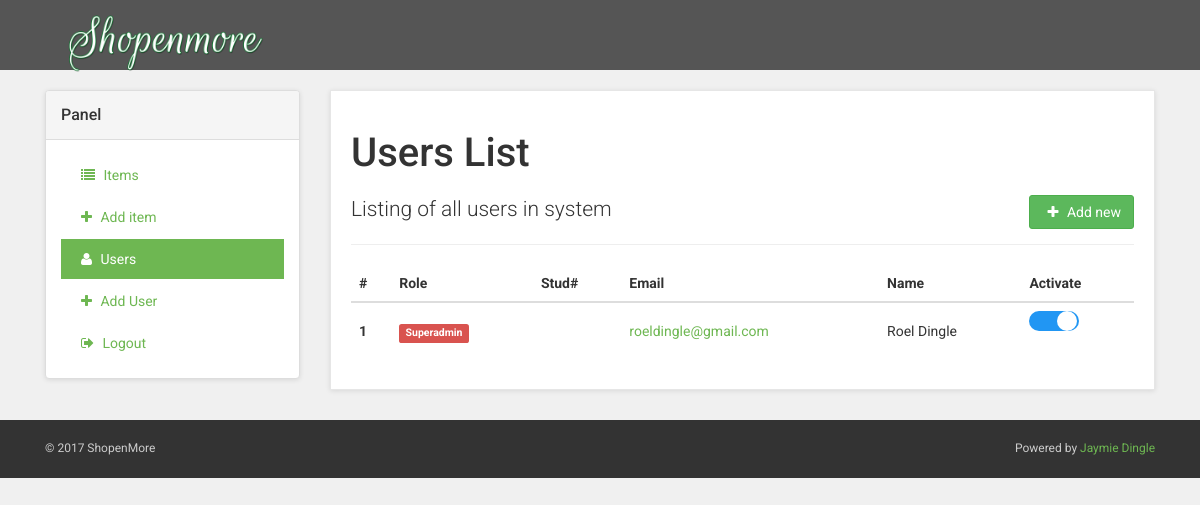
Page /admin/users.php on the earlier database version.
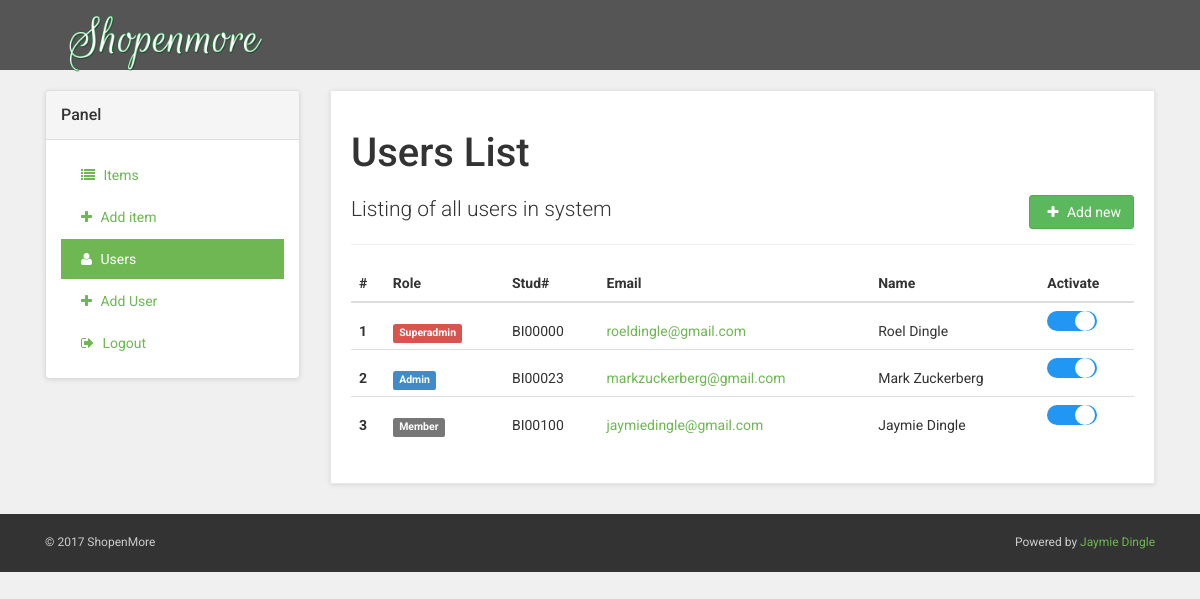
Same page on the later database version.
### tables this page shows
CREATE TABLE `tb_users` (
  `id` int(11) NOT NULL,
  `user_role_id` int(11) NOT NULL,
  `student_id` varchar(12) NOT NULL,
  `email` varchar(100) NOT NULL,
  `password` varchar(100) NOT NULL,
  `fname` varchar(50) NOT NULL,
  `mname` varchar(50) NOT NULL,
  `lname` varchar(50) NOT NULL,
  `contact` varchar(50) NOT NULL,
  `image_url` text NOT NULL,
  `is_active` tinyint(1) NOT NULL DEFAULT '0',
  `date_reg` timestamp NOT NULL DEFAULT CURRENT_TIMESTAMP
);

CREATE TABLE `tb_user_role` (
  `id` int(11) NOT NULL,
  `name` varchar(50) NOT NULL,
  `theme` varchar(12) NOT NULL
);

### libs/meekrodb.2.3.class.php (called while the page is built, shortened)
<?php
class DB {
  protected static $mdb = null;
  public static function getMDB() {
    $mdb = DB::$mdb;
    if ($mdb === null) {
      $mdb = DB::$mdb = new MeekroDB();
    }
    return $mdb;
  }
  public static function query() { $args = func_get_args(); return call_user_func_array(array(DB::getMDB(), 'query'), $args); }
  public static function queryFullColumns() { $args = func_get_args(); return call_user_func_array(array(DB::getMDB(), 'queryFullColumns'), $args); }
}
class MeekroDB {
  public $encoding = 'latin1';
  public $param_char = '%';
  public $named_param_seperator = '_';
  public $connect_options = array(MYSQLI_OPT_CONNECT_TIMEOUT => 30);
  public $internal_mysql = null;
  public function __construct($host=null, $user=null, $password=null, $dbName=null, $port=null, $encoding=null) {
    if ($encoding === null) $encoding = DB::$encoding;
    $this->encoding = $encoding;
  }
  public function get() {
    $mysql = $this->internal_mysql;
    if (!($mysql instanceof MySQLi)) {
      $mysql = new mysqli();
      foreach ($this->connect_options as $key => $value) {
        $mysql->options($key, $value);
      }
      $mysql->set_charset($this->encoding);
      $this->internal_mysql = $mysql;
    }
    return $mysql;
  }
  protected function preparseQueryParams() {
    $args = func_get_args();
    $sql = trim(strval(array_shift($args)));
    $args_all = $args;
    if (count($args_all) == 0) return array($sql);
    $param_char_length = strlen($this->param_char);
    $named_seperator_length = strlen($this->named_param_seperator);
    $types = array(
      $this->param_char . 'll',
      $this->param_char . 'ls',
      $this->param_char . 'l',
      $this->param_char . 'li',
      $this->param_char . 'ld',
      $this->param_char . 'lb',
      $this->param_char . 'lt',
      $this->param_char . 's',
      $this->param_char . 'i',
      $this->param_char . 'd',
      $this->param_char . 'b',
      $this->param_char . 't',
      $this->param_char . '?',
      $this->param_char . 'ss'
    );
    $posList = array();
    foreach ($types as $type) {
      $lastPos = 0;
      while (($pos = strpos($sql, $type, $lastPos)) !== false) {
        $lastPos = $pos + 1;
        $posList[$pos] = $type;
      }
    }
    ksort($posList);
    $chunkyQuery = array();
    $pos_adj = 0;
    foreach ($posList as $pos => $type) {
      $type = substr($type, $param_char_length);
      $length_type = strlen($type) + $param_char_length;
      $new_pos = $pos + $pos_adj;
      $new_pos_back = $new_pos + $length_type;
      $arg_number_length = 0;
      if ($arg_number_length = strspn($sql, '0123456789', $new_pos_back)) {
        $arg_number = substr($sql, $new_pos_back, $arg_number_length);
        if (! array_key_exists($arg_number, $args_all)) $this->nonSQLError("Non existent argument reference (arg $arg_number): $sql");
        $arg = $args_all[$arg_number];
      } else {
        $arg = array_shift($args);
      }
      if ($new_pos > 0) $chunkyQuery[] = substr($sql, 0, $new_pos);
      if (is_object($arg) && ($arg instanceof WhereClause)) {
        list($clause_sql, $clause_args) = $arg->textAndArgs();
        array_unshift($clause_args, $clause_sql);
        $preparsed_sql = call_user_func_array(array($this, 'preparseQueryParams'), $clause_args);
        $chunkyQuery = array_merge($chunkyQuery, $preparsed_sql);
      } else {
        $chunkyQuery[] = array('type' => $type, 'value' => $arg);
      }
      $sql = substr($sql, $new_pos_back + $arg_number_length);
      $pos_adj -= $new_pos_back + $arg_number_length;
    }
    return $chunkyQuery;
  }
  protected function escape($str) { return "'" . $this->get()->real_escape_string(strval($str)) . "'"; }
  protected function intval($var) {
    if (PHP_INT_SIZE == 8) return intval($var);
    return floor(doubleval($var));
  }
  protected function parseQueryParams() {
    $args = func_get_args();
    $chunkyQuery = call_user_func_array(array($this, 'preparseQueryParams'), $args);
    $query = '';
    $array_types = array('ls', 'li', 'ld', 'lb', 'll', 'lt');
    foreach ($chunkyQuery as $chunk) {
      if (is_string($chunk)) {
        $query .= $chunk;
        continue;
      }
      $type = $chunk['type'];
      $arg = $chunk['value'];
      $result = '';
      if ($type != '?') {
        $is_array_type = in_array($type, $array_types, true);
      }
      if ($type == 's') $result = $this->escape($arg);
      else if ($type == 'i') $result = $this->intval($arg);
      $query .= $result;
    }
    return $query;
  }
  protected function prependCall($function, $args, $prepend) { array_unshift($args, $prepend); return call_user_func_array($function, $args); }
  public function query() { $args = func_get_args(); return $this->prependCall(array($this, 'queryHelper'), $args, 'assoc'); }
  public function queryFullColumns() { $args = func_get_args(); return $this->prependCall(array($this, 'queryHelper'), $args, 'full'); }
  protected function queryHelper() {
    $args = func_get_args();
    $type = array_shift($args);
    $db = $this->get();
    $is_buffered = true;
    $row_type = 'assoc';
    $full_names = false;
    switch ($type) {
      case 'assoc':
        break;
      case 'full':
        $row_type = 'list';
        $full_names = true;
        break;
    }
    $sql = call_user_func_array(array($this, 'parseQueryParams'), $args);
    $result = $db->query($sql, $is_buffered ? MYSQLI_STORE_RESULT : MYSQLI_USE_RESULT);
    $return = array();
    if ($full_names) {
      $infos = array();
      foreach ($result->fetch_fields() as $info) {
        if (strlen($info->table)) $infos[] = $info->table . '.' . $info->name;
        else $infos[] = $info->name;
      }
    }
    while ($row = ($row_type == 'assoc' ? $result->fetch_assoc() : $result->fetch_row())) {
      if ($full_names) $row = array_combine($infos, $row);
      $return[] = $row;
    }
    return $return;
  }
}
?>

### admin/users.php (the view, shortened to what the changed rows need)
<?php include('includes/header.php'); ?>
<?php
$profile = $_SESSION['admindata'];
$users = DB::queryFullColumns("SELECT * FROM tb_users
           LEFT JOIN tb_user_role
           ON tb_users.user_role_id = tb_user_role.id
           -- LEFT JOIN tb_item_category
           -- ON tb_users.item_category_id = tb_item_category.id
           -- LEFT JOIN tb_item_status
           -- ON tb_users.item_status_id = tb_item_status.id
           WHERE tb_users.id != %i ", $profile['id']);
?>
    <div id="all">
        <div id="content">
            <div class="container">
                <br>
                <div class="col-md-9" id="customer-orders">
                    <div class="box">
                        <h1>Users List</h1>
                        <div class="table-responsive">
                            <table class="table table-hover">
                                <thead>
                                    <tr>
                                        <th>#</th>
                                        <th>Role</th>
                                        <th>Stud#</th>
                                        <th>Email</th>
                                        <th>Name</th>
                                        <th>Activate</th>
                                    </tr>
                                </thead>
                                <tbody>
                                    <?php foreach($users as $key=>$user) { ?>
                                    <tr>
                                        <th><?php echo ($key + 1); ?></th>
                                        <td>
                                            <span class="label label-<?php echo $user['tb_user_role.theme']; ?>">
                                                <?php echo ucwords($user['tb_user_role.name']); ?>
                                            </span>
                                        </td>
                                        <td>
                                            <?php echo ucwords($user['tb_users.student_id']); ?>
                                        </td>
                                        <td>
                                            <a href="detail.php?id=<?php echo $user['tb_users.id']; ?>">
                                                <?php echo $user['tb_users.email']; ?>
                                            </a>
                                        </td>
                                        <td><?php echo ucwords($user['tb_users.fname']); ?> <?php echo ucwords($user['tb_users.lname']); ?></td>
                                        <td>
                                            <label class="switch">
                                              <div class="slider round"></div>
                                            </label>
                                        </td>
                                    </tr>
                                    <?php } ?>
                                </tbody>
                            </table>
                        </div>
                    </div>
                </div>
            </div>
        </div>
    </div>
<?php include('includes/footer.php'); ?>

Differences in the rows shown:
changed tb_users "roeldingle@gmail.com": student (not shown) → "BI00000"
added tb_users: user_role.name "Admin", student "BI00023", email "markzuckerberg@gmail.com", fname "Mark", lname "Zuckerberg"
added tb_users: user_role.name "Member", student "BI00100", email "jaymiedingle@gmail.com", fname "Jaymie", lname "Dingle"
